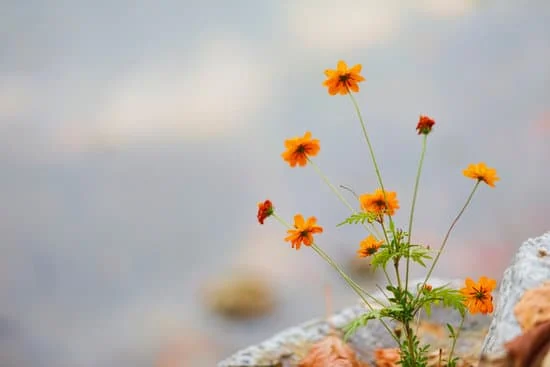
#> input picture img_1.jpg, 550 x 367 px
$ python Session3_task.py
#> lines starting #> are read from the running program, lines starting #| are printed output that depends on the picture; after the words box and inside, x2 and y2 are one past the last pixel; in counts of white or black regions, pixels touching at a corner belong together
import cv2
import numpy as np
import matplotlib.pyplot as plt

img = cv2.imread ("img_1.jpg")
#> img is the input picture: shape (367, 550, 3); mean B, G, R 173.3, 178.8, 183.7

if img is None :
    raise FileNotFoundError
else:
    hsv = cv2.cvtColor(img, cv2.COLOR_BGR2HSV)
#> hsv: shape (367, 550, 3); mean H, S, V 77.4, 30.7, 189.5
    h,s,v = cv2.split (hsv)
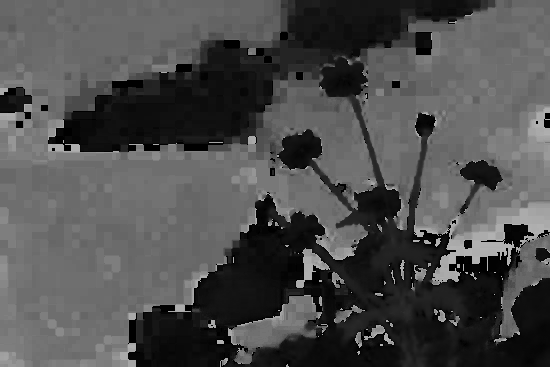
#> h: shape (367, 550); min 0, max 179, mean 77.4
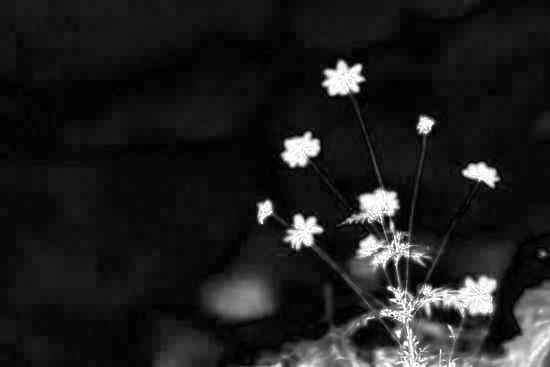
#> s: shape (367, 550); min 0, max 255, mean 30.7
    print ("hsv range",h.min(),"-",h.max())
#| hsv range 0 - 179
    print ("hsv center ", hsv[hsv.shape[0]//2,hsv.shape[1]//2])
#| hsv center  [120   3 195]
    print (h)
#> (printed output is left out)
    print (s)
#> (printed output is left out)
    print (v)
#> (printed output is left out)

    lower_green = np.array ([15,50,50])
    upper_green = np.array ([40,255,255])

    mask = cv2.inRange (hsv,lower_green,upper_green)
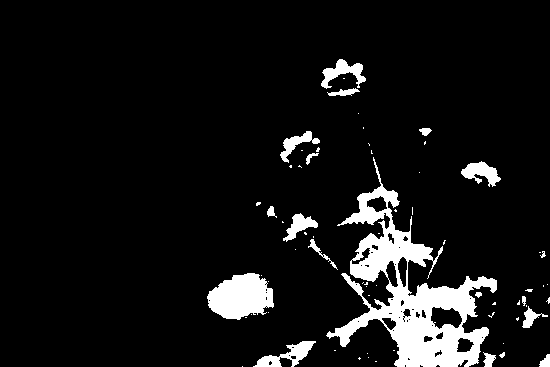
#> mask: shape (367, 550); 8.3% white; 67 white regions (48 under 20 px), largest, box (x1, y1, x2, y2) and area: (326, 157, 497, 367) 10657, (207, 273, 274, 320) 2227, (253, 341, 316, 367) 646
    mask_inv =cv2.bitwise_not(mask)
    lab = cv2.cvtColor(img, cv2.COLOR_BGR2LAB)
#> lab: shape (367, 550, 3); mean of channels 0, 1, 2 186.8, 129.5, 131.6
    L, A, B = cv2.split(lab)
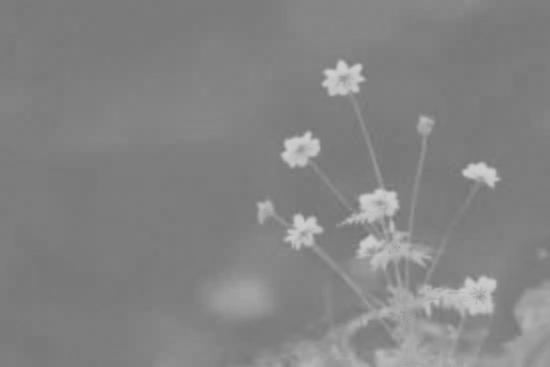
#> B: shape (367, 550); min 115, max 208, mean 131.6
    L = cv2.add(L, 50)
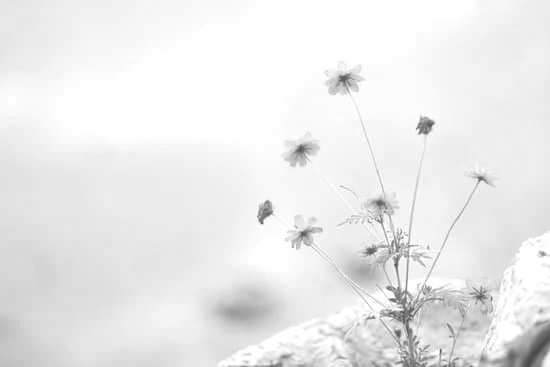
#> L: shape (367, 550); min 70, max 255, mean 235.3

    lab_bright = cv2.merge((L, A, B))
#> lab_bright: shape (367, 550, 3); mean of channels 0, 1, 2 235.3, 129.5, 131.6

    bright_img = cv2.cvtColor(lab_bright, cv2.COLOR_LAB2BGR)
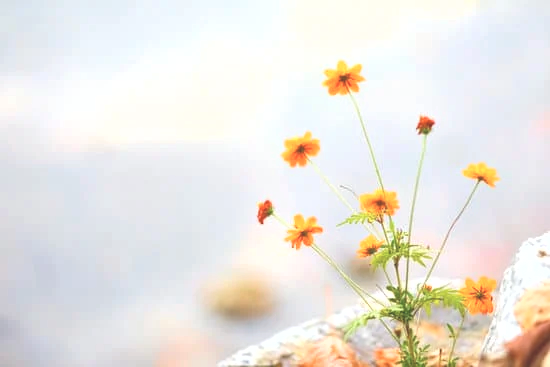
#> bright_img: shape (367, 550, 3); mean B, G, R 226, 231.7, 235.3


    gray = cv2.cvtColor(img, cv2.COLOR_BGR2GRAY)

    gray_bgr = cv2.cvtColor(gray, cv2.COLOR_GRAY2BGR)

    foreground = cv2.bitwise_and(bright_img, bright_img, mask=mask)

    background = cv2.bitwise_and(gray_bgr, gray_bgr, mask=mask_inv)

    final = cv2.add(foreground, background)
    img_rgb = cv2.cvtColor(img, cv2.COLOR_BGR2RGB)
    bright_rgb = cv2.cvtColor(bright_img, cv2.COLOR_BGR2RGB)
    gray_rgb = cv2.cvtColor(gray_bgr, cv2.COLOR_BGR2RGB)
    final_rgb = cv2.cvtColor(final, cv2.COLOR_BGR2RGB)

    fig, ax = plt.subplots(2, 3, figsize=(16, 12))

    ax[0,0].imshow(img_rgb)
    ax[0,0].set_title("Original")

    ax[0,1].imshow(mask, cmap="gray")
    ax[0,1].set_title("Mask")

    ax[0,2].imshow(bright_rgb)
    ax[0,2].set_title("LAB Bright")

    ax[1,0].imshow(gray_rgb)
    ax[1,0].set_title("Gray Background")

    ax[1,1].imshow(cv2.cvtColor(foreground, cv2.COLOR_BGR2RGB))
    ax[1,1].set_title("Foreground")

    ax[1,2].imshow(final_rgb)
    ax[1,2].set_title("Final Result")

    for a in ax.ravel():
        a.axis("off")

    plt.tight_layout()
    plt.savefig("Task3_1_Result.jpg")
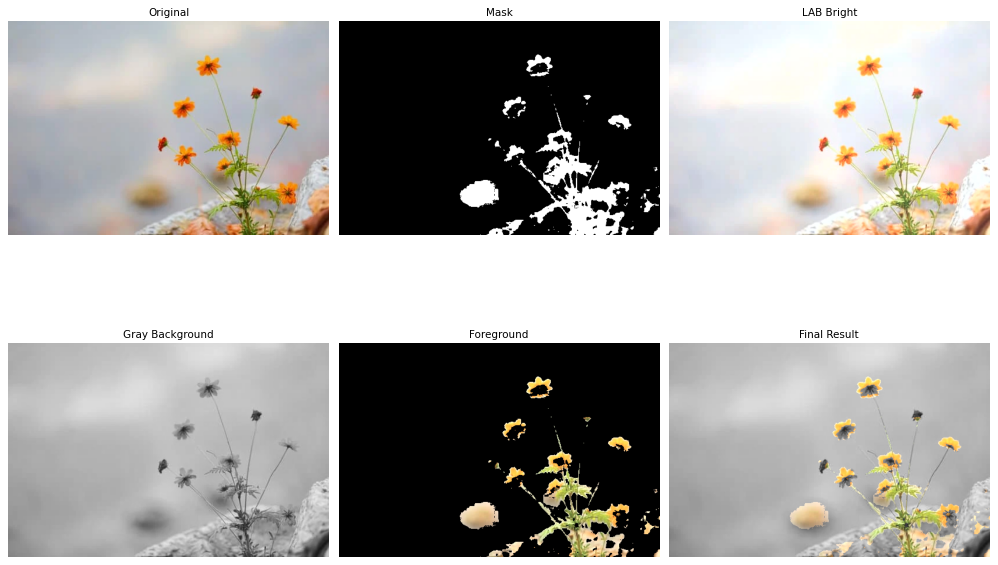
#> figure drawn by matplotlib, 6 panels
    plt.show()


cv2.imwrite("Final_Output.jpg", final)

$ run again, with img_2.jpg copied over img_1.jpg
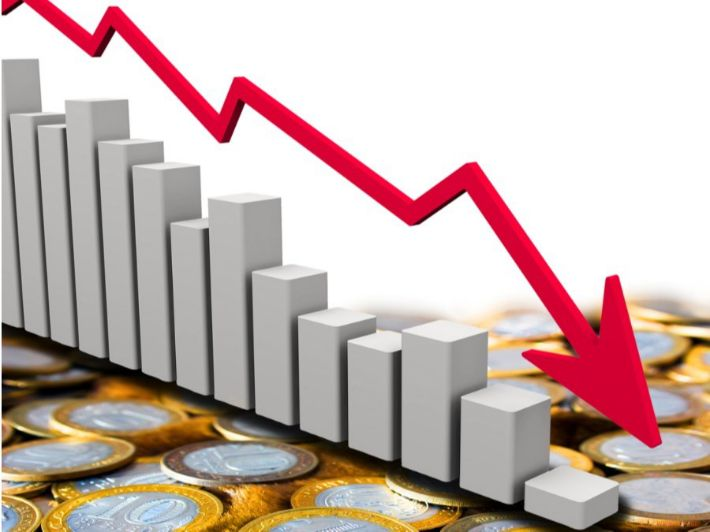
#> input picture img_2.jpg, 710 x 532 px
#> img is the input picture: shape (532, 710, 3); mean B, G, R 176.8, 181.5, 201.1
#> hsv: shape (532, 710, 3); mean H, S, V 34.8, 46.9, 202.4
#| hsv range 0 - 179
#| hsv center  [  0   0 255]
#> (printed output is left out)
#> (printed output is left out)
#> (printed output is left out)
#> `mask = cv2.inRange (hsv,lower_green,upper_green)`:
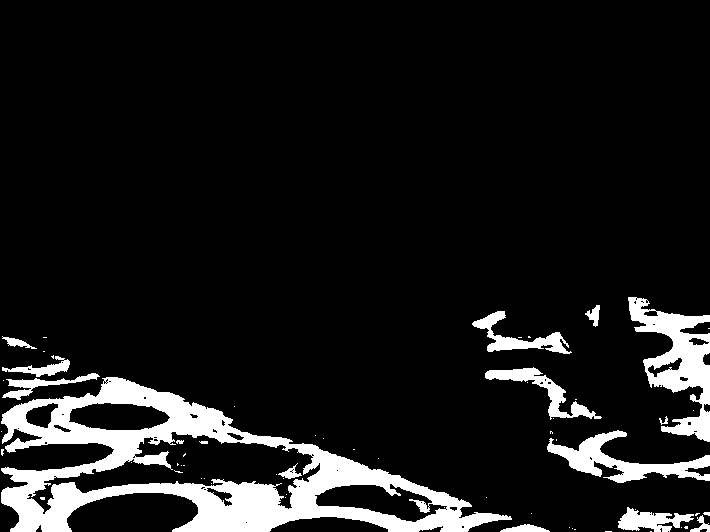
#> mask: shape (532, 710); 10.4% white; 63 white regions (46 under 20 px), largest, box (x1, y1, x2, y2) and area: (1, 377, 512, 532) 25300, (628, 297, 710, 442) 4948, (547, 430, 710, 483) 2888
#> lab: shape (532, 710, 3); mean of channels 0, 1, 2 193.3, 134.1, 135.2
#> lab_bright: shape (532, 710, 3); mean of channels 0, 1, 2 222.6, 134.1, 135.2
#> `final = cv2.add(foreground, background)`:
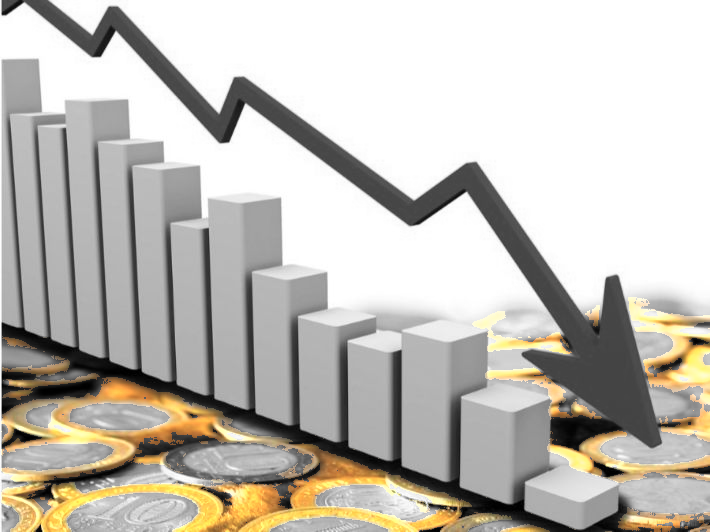
#> final: shape (532, 710, 3); mean B, G, R 184.4, 191.5, 195.1

$ run again, with img_3.jpg copied over img_1.jpg
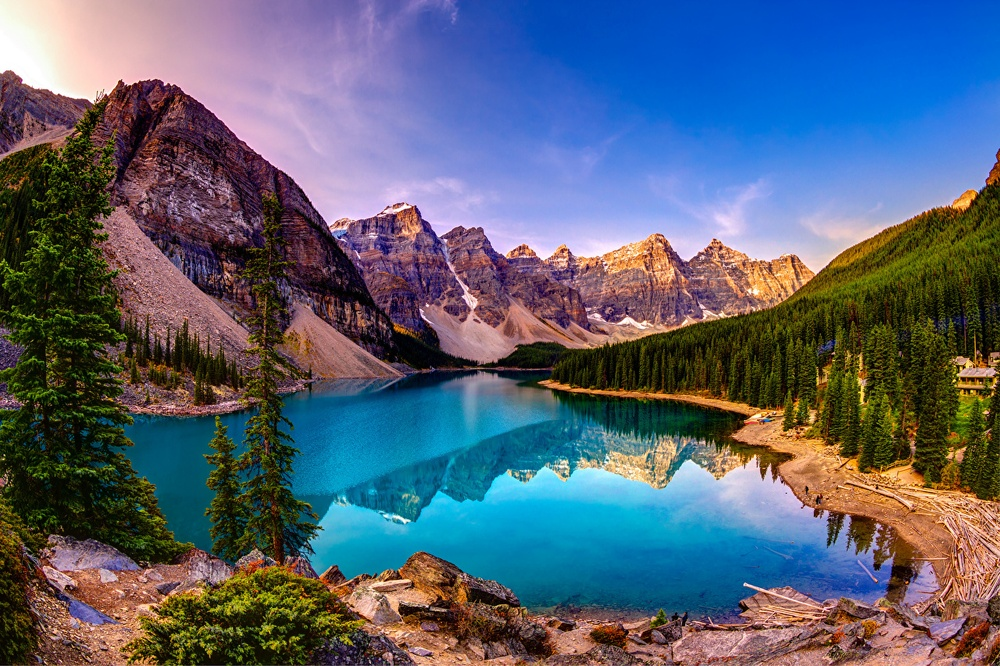
#> input picture img_3.jpg, 1000 x 666 px, shrunk from 1280 x 853 before the run
#> img is the input picture: shape (666, 1000, 3); mean B, G, R 115.8, 98.3, 88.2
#> hsv: shape (666, 1000, 3); mean H, S, V 81.6, 164.8, 143
#| hsv range 0 - 179
#| hsv center  [  0  84 186]
#> (printed output is left out)
#> (printed output is left out)
#> (printed output is left out)
#> `mask = cv2.inRange (hsv,lower_green,upper_green)`:
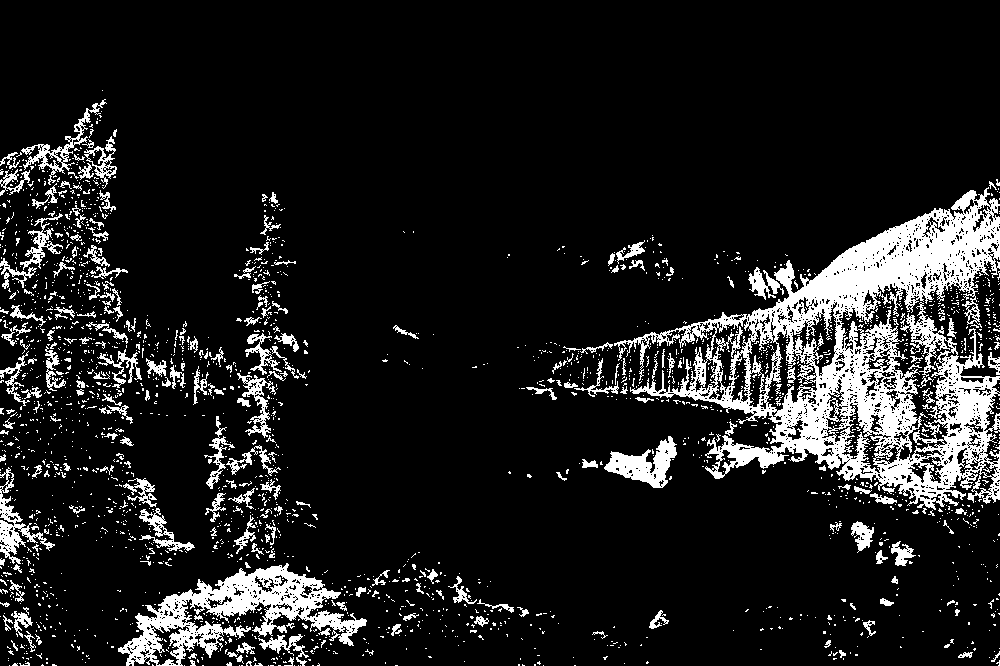
#> mask: shape (666, 1000); 12.1% white; 2357 white regions (2122 under 20 px), largest, box (x1, y1, x2, y2) and area: (614, 187, 1000, 510) 40902, (118, 563, 367, 666) 8678, (604, 436, 677, 488) 1713
#> lab: shape (666, 1000, 3); mean of channels 0, 1, 2 107.8, 135.8, 119.7
#> lab_bright: shape (666, 1000, 3); mean of channels 0, 1, 2 157, 135.8, 119.7
#> `final = cv2.add(foreground, background)`:
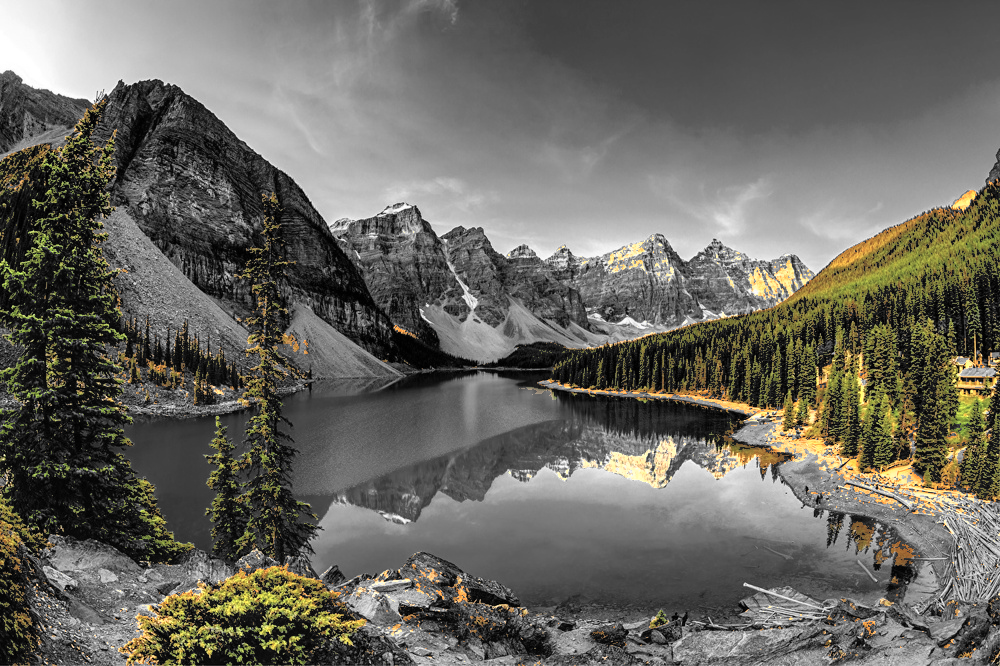
#> final: shape (666, 1000, 3); mean B, G, R 96, 103.4, 105.2
